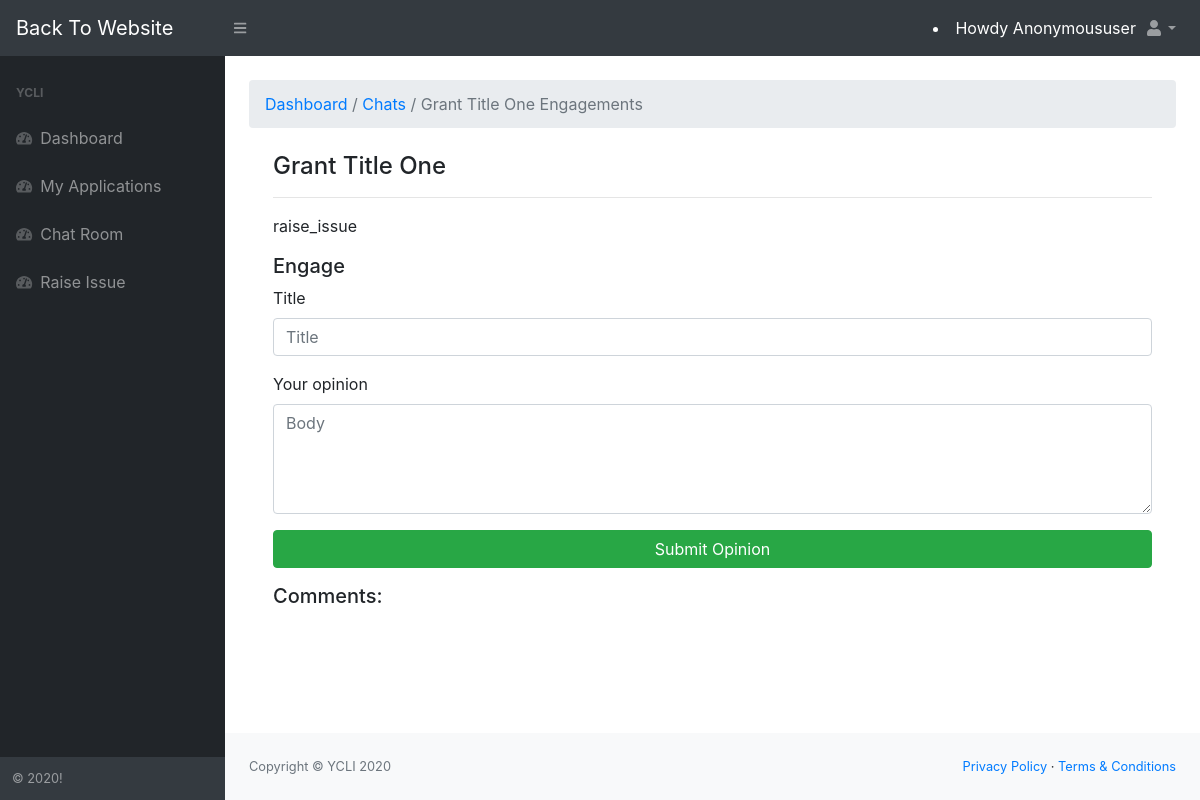
The page /dashboard/chatroom/chat/3/ on the database as committed earlier.
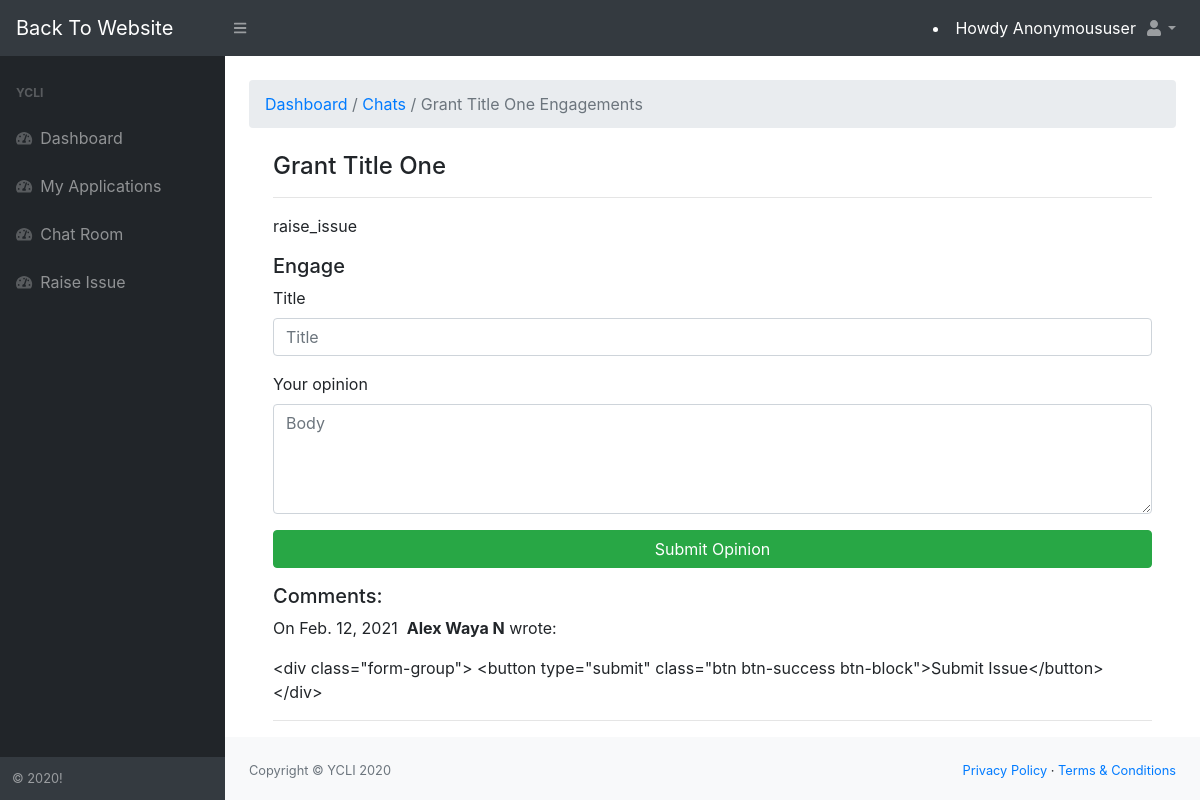
The same page on the database as committed later.
### chatroom/models.py (models this page shows)
class Comment(models.Model):
    author = models.CharField(max_length=60)
    body = models.TextField()
    created_on = models.DateTimeField(auto_now_add=True)
    post = models.ForeignKey('Chat', on_delete=models.CASCADE)

### chatroom/views.py (the view, shortened to what this page needs)
# urls.py: path("chat/<int:pk>/", views.chat_detail, name="chat_detail"),
def chat_detail(request, pk):
    post = Chat.objects.get(pk=pk)
    form = CommentForm()
    comments = Comment.objects.filter(post=post)
    context = {
        "post": post,
        "comments": comments,
        "form": form,
    }
    return render(request, "chatroom/chat_detail.html", context)

### chatroom/forms.py
class CommentForm(forms.Form):
    author = forms.CharField(
        max_length=60,
        widget=forms.TextInput(attrs={
            "class": "form-control",
            "placeholder": "Your Name"
        })
    )
    body = forms.CharField(widget=forms.Textarea(
        attrs={
            "class": "form-control",
            "placeholder": "Leave a comment!"
        })
    )

### chatroom/templates/chatroom/chat_detail.html (shortened to what this page needs)
{% extends 'accounts/dashboard.html' %}
{% block dashboard_content %}
{% load static %}
<div class="container-fluid">
    <ol class="breadcrumb mb-4">
        <li class="breadcrumb-item active"><a href="{% url 'my_dashboard_view' %}" style="text-decoration: none;">Dashboard</a>&nbsp;/&nbsp; <a style="text-decoration: none;" href="{% url 'chat_index' %}">Chats</a>&nbsp;/ {{ post.title | title }} Engagements</li>
    </ol>
    <div class="container">
        <div class="">
            <h4>{{ post.title }}</h4>
            <hr>
            <p>{{ post.body | linebreaks }}</p>
            <h5>Engage</h5>
            <form action="/dashboard/chatroom/chat/{{ post.pk }}/" method="post">
                <div class="row">
                    <div class="col">
                      <div class="form-group">
                        <label for="exampleInputEmail1">Title</label>
                        <input type="text" class="form-control" name="author" aria-describedby="emailHelp" placeholder="Title" required>
                      </div>
                    </div>
                </div>
                <div class="row">
                    <div class="col">
                      <div class="form-group">
                          <label for="exampleInputEmail1">Your opinion</label>
                          <textarea type="text" class="form-control" aria-describedby="emailHelp" rows="4" cols="55" name="body" placeholder="Body" required></textarea>
                      </div>
                    </div>
                </div>
                <div class="form-group">
                <button type="submit" class="btn btn-success btn-block">Submit Opinion</button>
              </div>
            </form>
            <h5>Comments:</h5>
            {% for comment in comments %}
            <p>
                On {{comment.created_on.date }}&nbsp;
                <b>{{ comment.author }}</b> wrote:
            </p>
            <p>{{ comment.body }}</p>
            <hr>
            {% endfor %}
        </div>
    </div>
</div>
{% endblock %}

Rows that differ between the two databases and show on the page:
added Comment: created_on "Feb. 12, 2021", author "Alex Waya N", body "<div class=\"form-group\"> <button type=\"submit\" class=\"btn btn-success btn-block\">Submit Issue</button> </div>"
